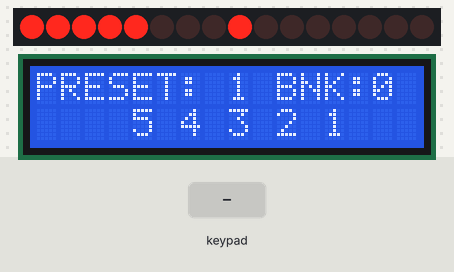
The sketch below on a simulated Arduino Uno, built with avr-gcc and run on an emulated ATmega328P. Parts: 16 shift-register outputs drawn as a row of LEDs (first output left, lit = HIGH), 16×2 character LCD. Wiring (inferred from the names in the program): 2 × shift register (74HC595): data A3; shift clock A1; latch A2. Wiring (inferred from the signals the program sends): row of LEDs: on Q0, Q1, Q2, Q3, Q4, Q5, Q6, Q7, Q8, Q9, Q10, Q11, Q12, Q13, Q14, Q15. The test bench sets the inputs (shaded band). Random numbers use the default seed unless the sketch sets one; EEPROM starts erased; what the sketch prints to the serial monitor is not drawn.

Above: at 4.8 s.
4.9 s: key 'g' pressed
At 6.2 s:
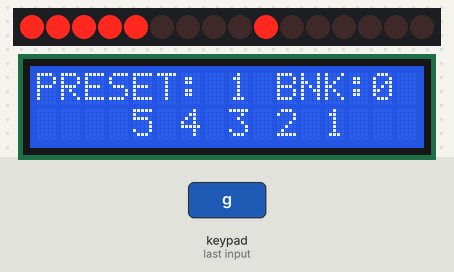
6.8 s: key 'm' pressed
At 8.0 s:
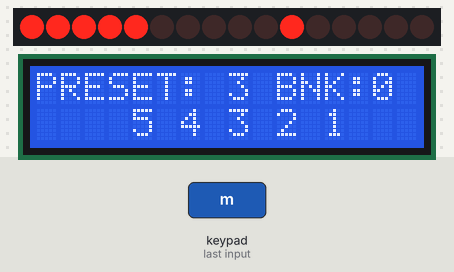
8.3 s: key 'n' pressed
At 9.2 s:
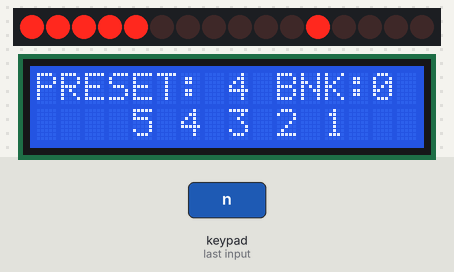
9.8 s: key 'o' pressed
At 10.3 s:
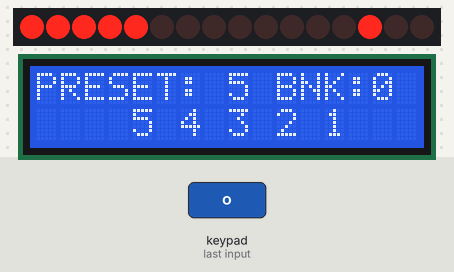
11.3 s: key 'a' pressed
At 12.5 s:
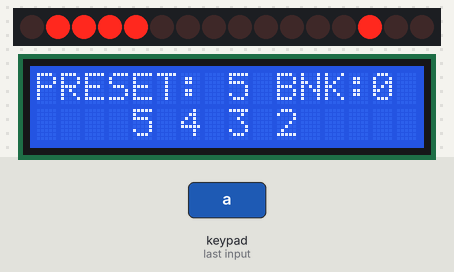
12.8 s: key 'k' pressed
At 13.8 s:
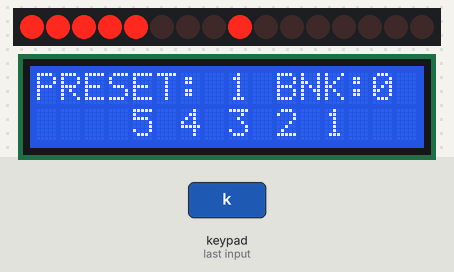
Timing chart, 0 to 15.3 s (numbered marks = the images above; inputs shaded):
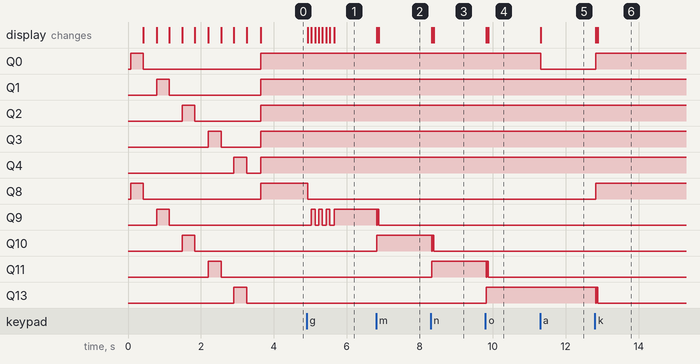

The sketch:

FIVE_LOOP_ARDUINO_DISPLAY.ino
```cpp
#include <EEPROM.h>
#include <Keypad.h>

#include <LiquidCrystal_I2C.h>
#include <Wire.h>

//definição de variavel global
#define idDisplay 0x27
#define colunas 16
#define linhas 2

#define pinSH_CP A1  //Pino Clock SH_CP
#define pinST_CP A2  //Pino Latch  ST_CP
#define pinDS A3     //Pino Data   DS
#define qtdeCI 2
//objetos
LiquidCrystal_I2C lcd(idDisplay, colunas, linhas);
const byte rows = 7;
const byte cols = 3;
char keys[rows][cols] = {
  { 'a', 'f', 'k' },
  { 'b', 'g', 'l' },
  { 'c', 'h', 'm' },
  { 'd', 'i', 'n' },
  { 'e', 'j', 'o' },
  { 'p', 'p', 'p' },
  { 'q', 'q', 'q' },
};
byte rowPins[rows] = { 2, 3, 4, 5, 6, 11, 12 };
byte colPins[cols] = { 7, 8, 9 };
Keypad keypad = Keypad(makeKeymap(keys), rowPins, colPins, rows, cols);
//int relayPin[5] = {10,11,12,13,14};
int ledPin[5] = { 15, 16, 17, 18, 19 };

int relayICPin[5] = { 0, 1, 2, 3, 4 };
int relayICPinState[5] = { 0, 0, 0, 0, 0 };
byte midiChannel = 0;
int numBank = 0;
int maxBank = 4;
long randomNum;
bool estadoNum = true;
int cursorNum[5] = { 12, 10, 8, 6, 4 };

bool teste = true;
/******************************************************/
/*
const byte adress[11][8] = {
{0,0,0,0,0,0,1,1}, //0
{1,0,0,1,1,1,1,1}, //1
{0,0,1,0,0,1,0,1}, //2
{0,0,0,0,1,1,0,1}, //3
{1,0,0,1,1,0,0,1}, //4
{0,1,0,0,1,0,0,1}, //5
{0,1,0,0,0,0,0,1}, //6
{0,0,0,1,1,1,1,1}, //7
{0,0,0,0,0,0,0,1}, //8
{0,0,0,0,1,0,0,1}, //9
{1,0,0,1,0,0,0,0} //.
};
*/
/******************************************************/
void setup() {
  pinMode(pinSH_CP, OUTPUT);
  pinMode(pinST_CP, OUTPUT);
  pinMode(pinDS, OUTPUT);
  Serial.begin(31250);
  randomSeed(analogRead(0));
  /* pinMode(13, OUTPUT);
  digitalWrite(13, HIGH);
  delay(1500);
  digitalWrite(13, LOW);
  delay(2000);
  digitalWrite(13, HIGH); */
  Serial.println("Inicializando");
  lcd.begin();
  lcd.clear();
  lcd.backlight();
  lcd.setCursor(0, 0);
  randomNum = random(8);
  //scrollInitialMessage(0, "Inicializando...", 100, 16);
   exibirMensagemInicial(randomNum, 350);


  lcd.clear();
  lcd.setCursor(0, 0);
  lcd.print("PRESET:");
  lcd.setCursor(10, 0);
  lcd.print("BNK:");
  digitarBanco(0);
  readPreset(11, 1, 0);
  /* initiate  default mode */
  /* for midi communication - pin 1 TX */
  /*Serial.println("START!");
Serial.println("erasing: ");
for (int i = 0; i < 512; i++){
  Serial.println(i);
  EEPROM.write(i, 0);
   delay(10);
} // erase eeprom (optional)
  */

  //programação
  /* EEPROM.write(0, 0b00001);
  piscaLed();
  EEPROM.write(1, 0b00010);
  piscaLed();
  EEPROM.write(2, 0b00100);
  piscaLed();
  EEPROM.write(3, 0b01100);
  piscaLed();
  EEPROM.write(4, 0b01001);
  piscaLed();

  EEPROM.write(5, 0b11001);
  piscaLed();
  EEPROM.write(6, 0b11010);
  piscaLed();
  EEPROM.write(7, 0b01010);
  piscaLed();
  EEPROM.write(8, 0b00110);
  piscaLed();
  EEPROM.write(9, 0b01110); */
  Serial.println("Random:" + (String)randomNum);
  Serial.println("Foi!");

}

void piscaLed() {
  digitalWrite(13, HIGH);
  delay(300);
  digitalWrite(13, LOW);
}

/*********************************************************/
void midiProg(byte status, int data) {
  Serial.write(status);
  Serial.write(data);
}
/*********************************************************/
void memory(int addr, int led) {
  int enderecoRom = 0;
  for (int i = 0; i < 5; i++) {
    //enderecoRom = enderecoRom + (digitalRead(relayPin[i])<<i);
    enderecoRom = enderecoRom + (relayICPinState[i] << i);
    //digitalWrite(ledPin[i], LOW); // all leds reset
    ci74HC595Write(i + 8, LOW);
  }
  Serial.println(enderecoRom);

  EEPROM.update(addr + (numBank * 5), enderecoRom);

  lcd.setCursor(0, 1);
  lcd.print("                ");
  lcd.setCursor(4, 1);
  lcd.print("Salvo!");

  delay(100);
  ci74HC595Write(led + 8, HIGH);
  delay(100);
  ci74HC595Write(led + 8, LOW);
  delay(100);
  ci74HC595Write(led + 8, HIGH);
  delay(100);
  ci74HC595Write(led + 8, LOW);
  delay(100);
  ci74HC595Write(led + 8, HIGH);
  delay(100);
  ci74HC595Write(led + 8, LOW);
  delay(100);
  ci74HC595Write(led + 8, HIGH);

  lcd.setCursor(0, 1);
  lcd.print("                ");
  for (int i = 0; i < 5; i++) {
    turnEffect(i + 1, relayICPinState[i]);
  }
}

/*********************************************************/
/*void resetAllRelays()
{
  for(int i=0; i<5; i++)
  {
    digitalWrite(relayPin[i], LOW);
  }
}*/
/*********************************************************/
void resetAllLeds() {
  for (int i = 0; i < 5; i++) {
    ci74HC595Write(i + 8, LOW);
  }
}
/*********************************************************/
void writeOut(int relay) {
  //resetAllLeds();
  //digitalWrite(relayPin[relay], !digitalRead(relayPin[relay]));

  relayICPinState[relay] = !relayICPinState[relay];
  ci74HC595Write(relayICPin[relay], relayICPinState[relay]);


  //digitalWrite(ledPin[relay], digitalRead(relayPin[relay]));
  ci74HC595Write(relay + 8, relayICPinState[relay]);
  turnEffect(relay + 1, relayICPinState[relay]);
  delay(150);
  /* thanks to  anton.efremoff.1 for this tip */
}
/*********************************************************/
void readPreset(int addr, int pcNum, int led) {
  int endereco = EEPROM.read(addr + (numBank * 5));

  for (int i = 0; i < 5; i++) {
    int estado = (endereco & 1 << i) != 0;
    relayICPinState[i] = estado;
    ci74HC595Write(relayICPin[i], estado);

    //digitalWrite(relayPin[i], estado);
    ci74HC595Write(i + 8, LOW);
    ci74HC595Write(led + 8, HIGH);

    turnEffect(i + 1, relayICPinState[i]);
  }
  digitarPreset(addr % 10);

  midiProg(0xC0 | midiChannel, pcNum); /* send midi change program 1 */
}
/*********************************************************/
void changeBank(bool up) {
  if (up) {
    numBank++;
    if (numBank > maxBank) {
      numBank = 0;
    }

  } else {
    numBank--;
    if (numBank < 0) {
      numBank = maxBank;
    }
  }
  digitarBanco(numBank);
  //Serial.println(numBank);
}


/*********************************************************/
void ci74HC595Write(byte pino, bool estado) {
  static byte ciBuffer[qtdeCI];
  if (pino == 12) {
    pino++;
  }

  bitWrite(ciBuffer[pino / 8], pino % 8, estado);

  digitalWrite(pinST_CP, LOW);  //Inicia a Transmissão

  digitalWrite(pinDS, LOW);  //Apaga Tudo para Preparar Transmissão
  digitalWrite(pinSH_CP, LOW);

  for (int nC = qtdeCI - 1; nC >= 0; nC--) {
    for (int nB = 7; nB >= 0; nB--) {

      digitalWrite(pinSH_CP, LOW);  //Baixa o Clock

      digitalWrite(pinDS, bitRead(ciBuffer[nC], nB));  //Escreve o BIT

      digitalWrite(pinSH_CP, HIGH);  //Eleva o Clock
      digitalWrite(pinDS, LOW);      //Baixa o Data para Previnir Vazamento
    }
  }

  digitalWrite(pinST_CP, HIGH);  //Finaliza a Transmissão
}

void digitarBanco(int num) {
  lcd.setCursor(14, 0);
  lcd.print(num);
  /*
  for(int i=0;i<8;i++){
    ci74HC595Write(i, adress[num][i]);
  }*/
}

void digitarPreset(int num) {
  lcd.setCursor(8, 0);
  lcd.print(num);
}


void ligarLed(int numLed, bool estado) {
  ci74HC595Write(numLed + 8, estado);
}

void turnEffect(int num, bool estado) {
  lcd.setCursor(cursorNum[num - 1], 1);
  if (estado) {
    lcd.print(num);
  } else {
    lcd.print(" ");
  }
}
void scrollMessage(int row, String message, int delayTime, int totalColumns) {
  for (int i = 0; i < totalColumns; i++) {
    message = " " + message;
  }
  message = message + " ";
  for (int position = 0; position < message.length(); position++) {
    lcd.setCursor(0, row);
    lcd.print(message.substring(position, position + totalColumns));
    delay(delayTime);
  }
}


void scrollInitialMessage(int row, String message, int delayTime, int totalColumns) {
  int times = 0;
  int relay = 0;
  for (int i = 0; i < 16; i++) {
    ci74HC595Write(i, 0);
  }


  for (int i = 0; i < totalColumns; i++) {
    message = " " + message;
  }
  message = message + " ";
  for (int position = 0; position < message.length(); position++) {
    lcd.setCursor(0, row);
    lcd.print(message.substring(position, position + totalColumns));

    if (times == 3 && relay < 5) {
      ci74HC595Write(relayICPin[relay], HIGH);
      ci74HC595Write(relay + 8, HIGH);
    }

    delay(delayTime);
    if (times == 3 && relay < 5) {
      ci74HC595Write(relayICPin[relay], LOW);
      ci74HC595Write(relay + 8, LOW);
    }
    times++;
    if (times > 3) {
      times = 0;
      relay++;
    }
  }
}

void exibirMensagemInicial(long num, long delayTime) {

  int times = 0;
  int relay = 0;
  for (int i = 0; i < 16; i++) {
    ci74HC595Write(i, 0);
  }

  for (int i = 0; i < 5; i++) {
    ci74HC595Write(relayICPin[i], HIGH);
    ci74HC595Write(i + 8, HIGH);

    delay(delayTime);

    ci74HC595Write(relayICPin[i], LOW);
    ci74HC595Write(i + 8, LOW);

    delay(delayTime);

    if (i ==0) {
      lcd.setCursor(0, 0);
      switch (num) {
        case 1:
          lcd.print("O Justo vivera");
          break;
        case 2:
          lcd.print("Bendito Seja o");
          break;
        case 3:
          lcd.print("Bendito es Deus");
          break;
        case 4:
          lcd.print("Cantai louvores");
          break;
        case 5:
          lcd.print("Sonda-me Senhor");
          break;
        case 6:
          lcd.print("E bom cantar");
          break;
        case 7:
          lcd.print("Tecnica, timbre");
          break;
        default:
          lcd.print("A Mucegagem");
      }
    }

    if(i==2){
      lcd.setCursor(0, 1);
      switch (num) {
        case 1:
          lcd.print("pela sua Fe");
          break;
        case 2:
          lcd.print("Senhor Jesus!");
          break;
        case 3:
          lcd.print("nosso Salvador");
          break;
        case 4:
          lcd.print("Ao nome De Jesus");
          break;
        case 5:
          lcd.print("E me conhece");
          break;
        case 6:
          lcd.print("Louvores a Deus");
          break;
        case 7:
          lcd.print("E muito louvor");
          break;
        default:
          lcd.print("Nao pode parar");
      }
    }

  }


}


/*********************************************************/


void loop()


{


  /* for (int i = 0; i < 10; i++) {
    if (teste) {
      Serial.println("Endereço " + (String)i + ": " + (String)EEPROM.read(i));
      digitalWrite(13, HIGH);
      delay(1500);
      digitalWrite(13, LOW);
      delay(1000);
    }
  }
  teste = false; */

  char key = keypad.getKey();
  if (key)  // Check for a valid key.
  {
    switch (key) {
      case 'a':       // a to x
      writeOut(0);    // relay
      break;
    case 'b':
      writeOut(1);
      break;
    case 'c':
      writeOut(2);
      break;
    case 'd':
      writeOut(3);
      break;
    case 'e':
      writeOut(4);
      break;
    /****************************** STORE PRESET MODE */
    case 'f':
      memory(11, 0);  //addr, led
      break;
    case 'g':
      memory(12, 1);
      break;
    case 'h':
      memory(13, 2);
      break;
    case 'i':
      memory(14, 3);
      break;
    case 'j':
      memory(15, 4);
      break;
    /****************************** READ PRESET MODE */
    case 'k':
      readPreset(11, 1, 0);  // addr, pcNum, relay
      break;
    case 'l':
      readPreset(12, 2, 1);
      break;
    case 'm':
      readPreset(13, 3, 2);
      break;
    case 'n':
      readPreset(14, 4, 3);
      break;
    case 'o':
      readPreset(15, 5, 4);
      break;

    /****************************** CHANGE BANK MODE */
    case 'p':
      changeBank(true);
      break;
    case 'q':
      changeBank(false);
      break;
      }
    }
  }
```

Measured:
- after the input at 4.9 s, Q8: HIGH → LOW at once; Q9: alternates HIGH for 0.10 s and LOW for 0.10 s, 7 changes in all, then stays HIGH, starting after 0.13 s; the display: first changes at once (image 1 shows a later state)
- after the input at 6.8 s, Q9: HIGH → LOW at once, → HIGH 0.02 s later, → LOW 0.04 s later; Q10: LOW → HIGH at once; the display: changes at once (image 2)
- after the input at 8.3 s, Q10: HIGH → LOW at once, → HIGH 0.02 s later, → LOW 0.04 s later; Q11: LOW → HIGH at once; the display: changes at once (image 3)
- after the input at 9.8 s, Q11: HIGH → LOW at once, → HIGH 0.02 s later, → LOW 0.04 s later; Q13: LOW → HIGH at once; the display: changes at once (image 4)
- after the input at 11.3 s, Q0: HIGH → LOW at once; the display: changes at once (image 5)
- after the input at 12.8 s, Q0, Q8: LOW → HIGH at once; Q13: HIGH → LOW at once, → HIGH 0.02 s later, → LOW 0.04 s later; the display: changes at once (image 6)
